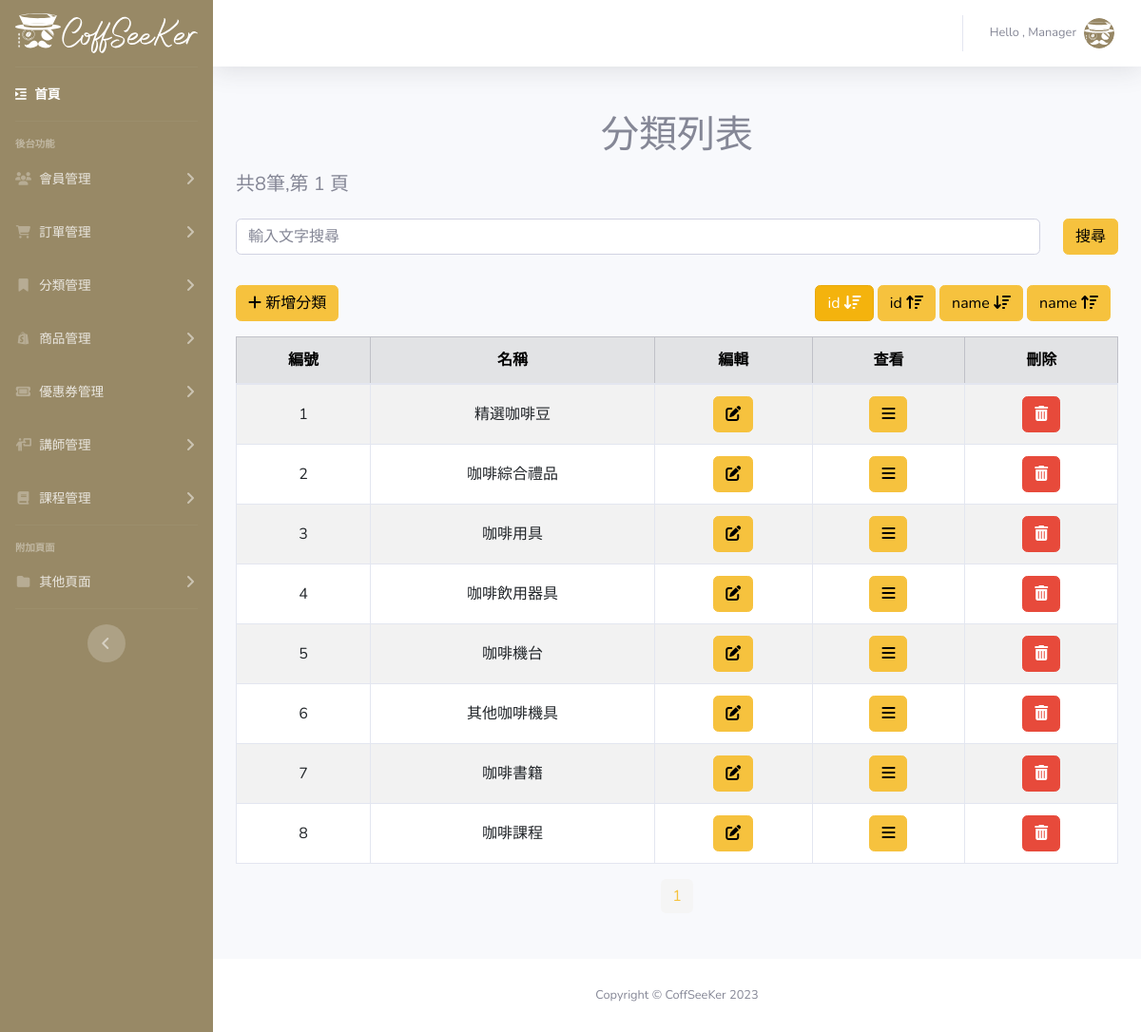
Page /Coffseeker-Admin/category.php on the committed database.
### tables this page shows
CREATE TABLE `categories` (
  `categories_id` int(3) NOT NULL,
  `categories_name` varchar(20) NOT NULL,
  `valid` tinyint(2) NOT NULL DEFAULT 1
);

### Coffseeker-Admin/category.php (the view, shortened to what this page needs)
<?php
require_once("../db_connect.php");
$type = $_GET["type"] ?? 1;
$page = $_GET["page"] ?? 1;
$sqlTotal = "SELECT categories_id FROM categories WHERE valid=1 ";
$resultTotal = $conn->query($sqlTotal);
$totalCategory = $resultTotal->num_rows;
$perPage = 8;
$starItem = ($page - 1) * $perPage;
$totalPage = ceil($totalCategory / $perPage);
if ($type == 1) {
    $orderby = "ORDER BY categories_id  ASC";
} elseif ($type == 2) {
    $orderby = "ORDER BY categories_id  DESC";
} elseif ($type == 3) {
    $orderby = "ORDER BY categories_name ASC ";
} elseif ($type == 4) {
    $orderby = "ORDER BY categories_name DESC";
} else {
    header("Location: ../../404.php");
    exit;
}
$sql = "SELECT categories_id,categories_name FROM categories
WHERE valid=1 $orderby LIMIT $starItem,$perPage";
$result = $conn->query($sql);
$rows = $result->fetch_all(MYSQLI_ASSOC);
?>
<!DOCTYPE html>
<html lang="en">
<head>
    <?php include("modal/template.php") ?>
</head>
<body id="page-top">
    <div id="wrapper">
        <?php include("modal/sidebar.php") ?>
        <div id="content-wrapper" class="d-flex flex-column">
            <div id="content">
                <?php include("modal/topbar.php") ?>
                <div class="container my-5">
                <h1 class="text-center">分類列表</h1>
                    <div class="py-2 d-flex justify-content-between align-items-center">
                        <h5>共<?= $totalCategory ?>筆,第 <?= $page ?> 頁</h5>
                    </div>
                    <div class="py-2">
                        <form action="category-search.php">
                            <div class="row">
                                <div class="col">
                                    <input type="text" class="form-control" placeholder="輸入文字搜尋" name="name">
                                </div>
                                <div class="col-auto">
                                    <button class="btn btn-warning" type="submit">搜尋</button>
                                </div>
                            </div>
                        </form>
                    </div>
                    <div class="pt-4 pb-3  d-flex justify-content-between">
                        <a class="btn btn-warning" href="category-create-category.php"> <i class="fa-solid fa-plus" style="color: #000000;"></i> 新增分類</a>
                        <div class="cloumn gx-2 me-2">
                            <a class="btn btn-warning <?php if ($type == 1) echo "active" ?>" href="category.php?page=<?= $page ?>&type=1">id <i class="fa-solid fa-arrow-down-wide-short"></i> </a>
                            <a class="btn btn-warning <?php if ($type == 2) echo "active" ?>" href="category.php?page=<?= $page ?>&type=2">id <i class="fa-solid fa-arrow-up-wide-short"></i></a>
                            <a class="btn btn-warning <?php if ($type == 3) echo "active" ?>" href="category.php?page=<?= $page ?>&type=3">name <i class="fa-solid fa-arrow-down-wide-short"></i> </a>
                            <a class="btn btn-warning <?php if ($type == 4) echo "active" ?>" href="category.php?page=<?= $page ?>&type=4">name <i class="fa-solid fa-arrow-up-wide-short"></i></a>
                        </div>
                    </div>
                    <table class="table table-striped text-center table-hover table-bordered">
                        <thead class="table-secondary">
                            <tr>
                                <th>編號</th>
                                <th>名稱</th>
                                <th>編輯</th>
                                <th>查看</th>
                                <th>刪除</th>
                            </tr>
                        </thead>
                        <tbody>
                            <?php foreach ($rows as $detail) : ?>
                                <tr>
                                    <td><?= $detail["categories_id"] ?></td>
                                    <td><?= $detail["categories_name"] ?></td>
                                    <td>
                                        <a class="btn btn-warning" href="category-edit-category.php?id=<?= $detail["categories_id"] ?>"> <i class="fa-solid fa-pen-to-square" style="color: #000000;"></i> </a>
                                    </td>
                                    <td>
                                        <a href="category-item.php?id=<?= $detail["categories_id"] ?>" class="btn btn-warning"> <i class="fa-solid fa-bars" style="color: #000000;"></i> </a>
                                    </td>
                                    <td>
                                        <button class="btn btn-danger" type="button" data-bs-toggle="modal" data-bs-target="#deleteModal<?= $detail["categories_id"] ?>"> <i class="fa-solid fa-trash-can" style="color: #ffffff;"></i> </button>
                                    </td>
                                </tr>
                            <?php endforeach; ?>
                        </tbody>
                    </table>
                    <nav aria-label="Page navigation example ">
                        <ul class="pagination  pagination-md justify-content-center">
                            <?php for ($i = 1; $i <= $totalPage; $i++) : ?>
                                <li class="page-item <?php if ($i == $page) echo "active"; ?>">
                                    <a class="page-link text-warning border-0" href="category.php?page=<?= $i ?>&type=<?= $type ?>">
                                        <?= $i ?>
                                    </a>
                                </li>
                            <?php endfor; ?>
                        </ul>
                    </nav>
                </div>
            </div>
            <?php include("modal/footer.php") ?>
        </div>
    </div>
</body>
</html>

### Coffseeker-Admin/css/style.css (style rules this page uses)
:root { --milky:#988966; }
.btn-warning { color: black; }

### rows in the picture
categories: categories_id "1", categories_name "精選咖啡豆"
categories: categories_id "2", categories_name "咖啡綜合禮品"
categories: categories_id "3", categories_name "咖啡用具"
categories: categories_id "4", categories_name "咖啡飲用器具"
categories: categories_id "5", categories_name "咖啡機台"
categories: categories_id "6", categories_name "其他咖啡機具"
categories: categories_id "7", categories_name "咖啡書籍"
categories: categories_id "8", categories_name "咖啡課程"

### other values in the picture
$totalCategory "8"
$page "1"
